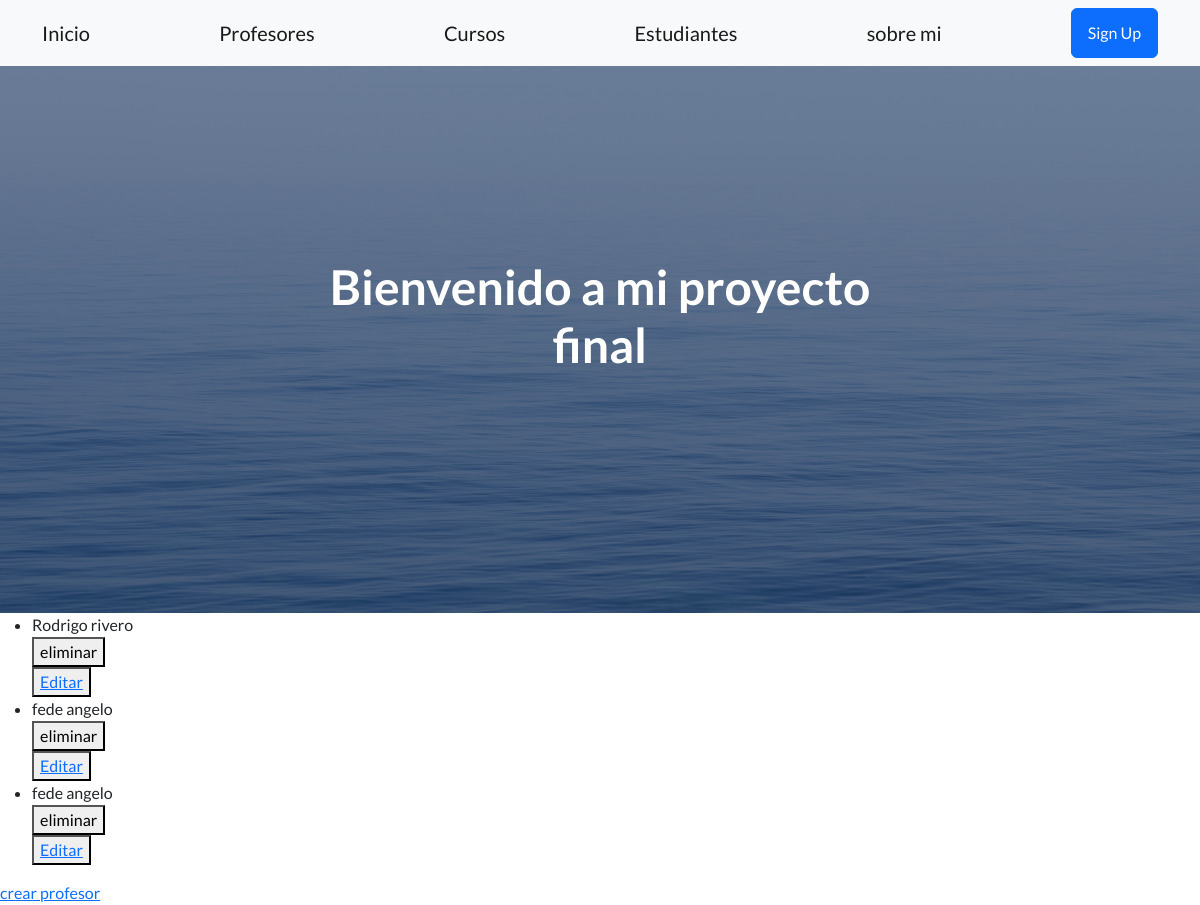
/app-coder/listaProfesores/, run on an earlier commit of the app's database.
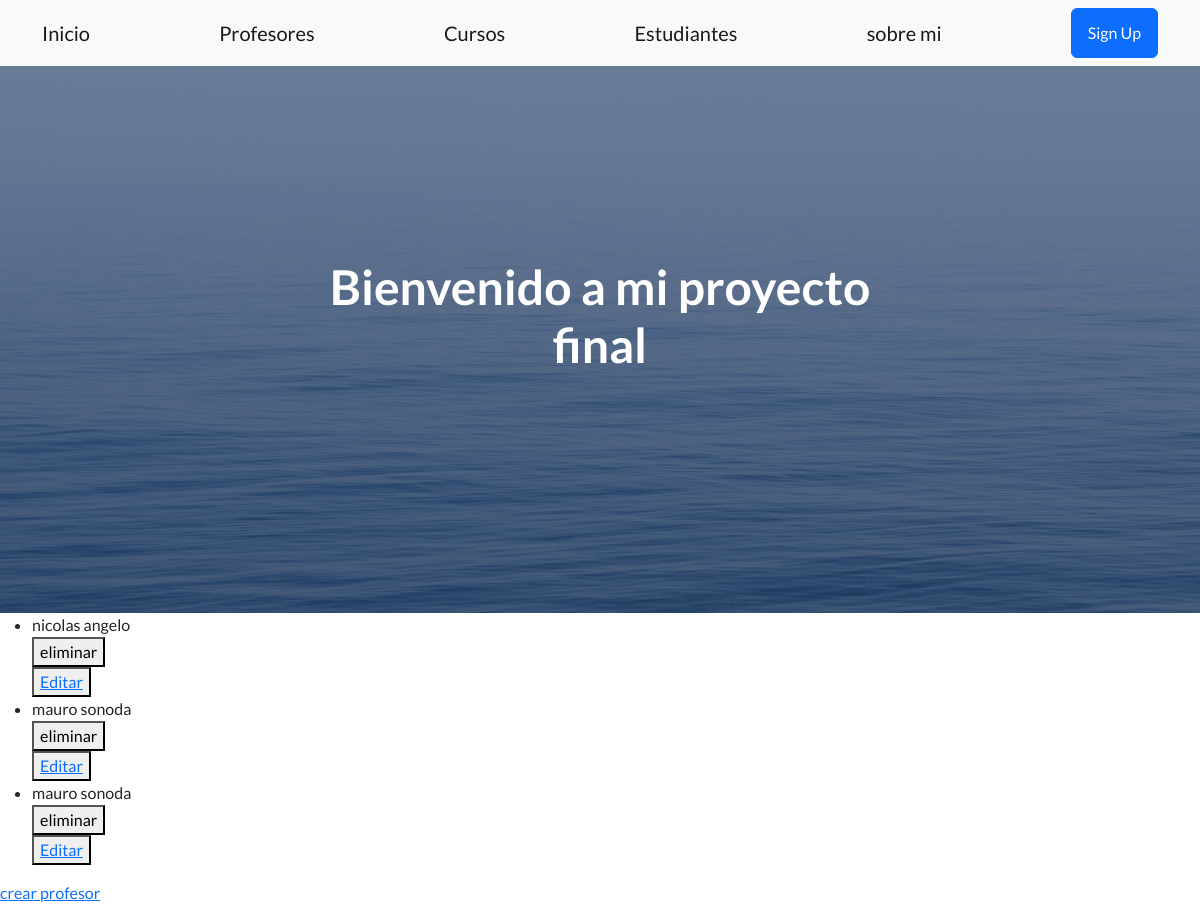
And on a later commit of the database.
### AppCoder/models.py (models this page shows)
class Profesor (models.Model):
    nombre=models.CharField(max_length=30)
    apellido=models.CharField(max_length=30)
    profesion=models.CharField(max_length=30)
    email=models.EmailField(null=True)
    def __str__(self):
        return f'{self.nombre} {self.apellido}'

### AppCoder/views.py (the view)
# urls.py: path('listaProfesores/',listaprofesores,name="listaprofesores"),
def listaprofesores(req):
    profesores = Profesor.objects.all()
    return render(req,"leerProfesores.html",{"profesores":profesores})

### AppCoder/templates/leerProfesores.html
{% extends 'padre.html' %}
{% block contenidoQueCambia %}
    <ul>
        {% for profesor in profesores  %}
            <li>{{profesor}}</li>
            <div>
                <form action="{% url 'EliminaProfesores' profesor.id %}" method="post">{% csrf_token %}
                    <button type="submit">eliminar</button>
                </form>
                <button>
                    <a href="{% url 'editarProfesor' profesor.id %}">Editar</a>
                </button>
            </div>
        {% endfor %}
    </ul>
    <a href="{% url 'CreaProfesores' %}">crear profesor</a>
{% endblock contenidoQueCambia %}

What changed in the data, as far as the page shows it:
removed Profesor: nombre+apellido "Rodrigo rivero"
removed Profesor: nombre+apellido "fede angelo"
changed Profesor: nombre+apellido "fede angelo" → "nicolas angelo"
added Profesor: nombre+apellido "mauro sonoda"
added Profesor: nombre+apellido "mauro sonoda"
